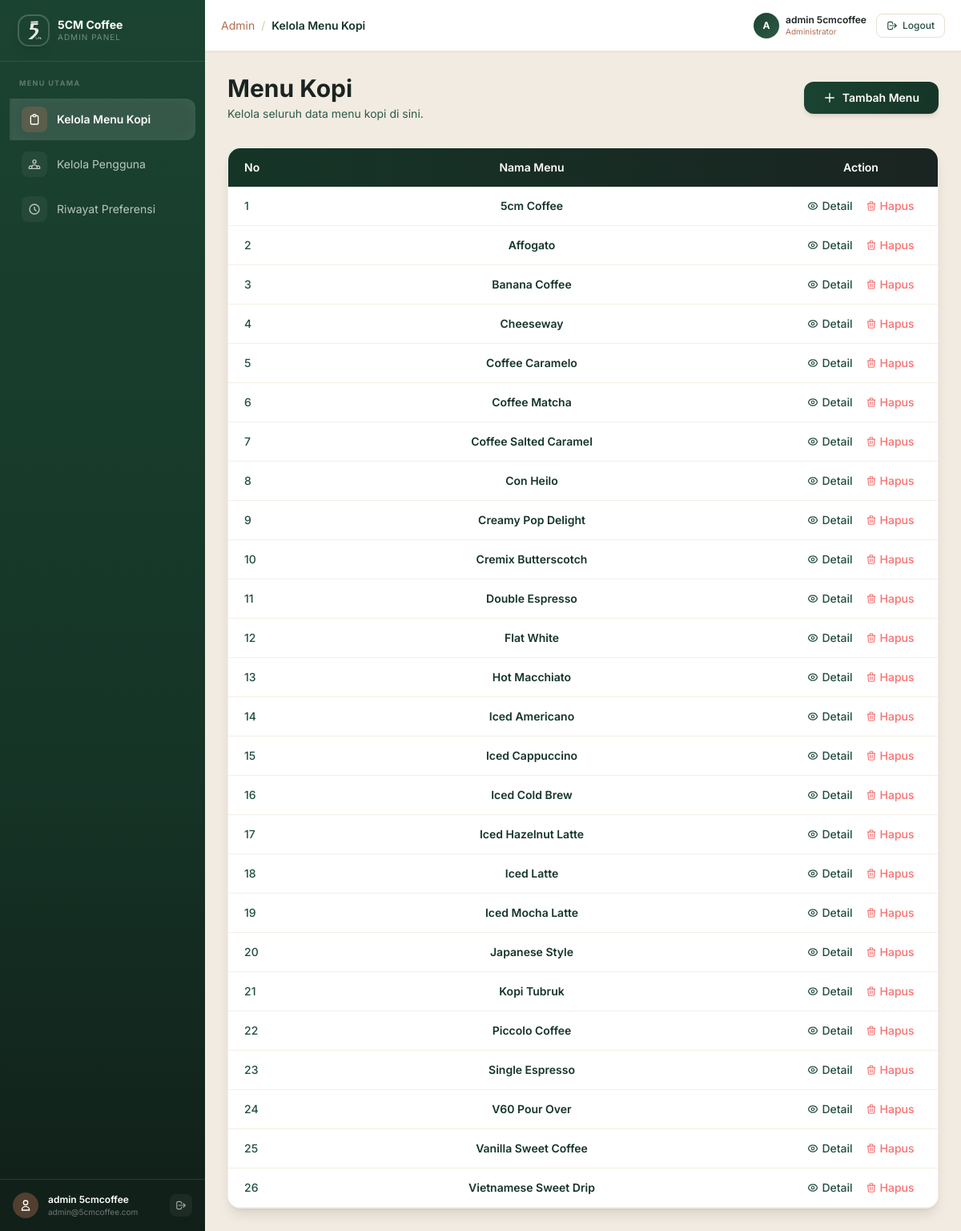
Page /admin-menu/ (signed in) on the committed database.
### recommendation/models.py (models this page shows, shortened)
class User(AbstractBaseUser, PermissionsMixin):
    id_user = models.AutoField(primary_key=True)
    nama = models.CharField(max_length=100)
    email = models.EmailField(max_length=100, unique=True)
    is_active = models.BooleanField(default=True)
    is_staff = models.BooleanField(default=False)
    objects = UserManager()
    USERNAME_FIELD = 'email'
    REQUIRED_FIELDS = ['nama']
    class Meta:
        db_table = 'user'
        verbose_name = 'User'
        verbose_name_plural = 'User'

class MenuKopi(models.Model):
    id_menu = models.AutoField(primary_key=True)
    nama_menu = models.CharField(max_length=100)
    kemanisan = models.IntegerField(help_text="Skala 1-5")
    kepahitan = models.IntegerField(help_text="Skala 1-5")
    keasaman = models.IntegerField(help_text="Skala 1-5")
    body = models.IntegerField(help_text="Skala 1-5")
    aroma = models.IntegerField(help_text="Skala 1-3")
    susu = models.BooleanField(default=False, help_text="0/1")
    suhu = models.BooleanField(default=True, help_text="0=dingin, 1=panas")
    jenis = models.IntegerField(help_text="Kategori")
    kafein = models.IntegerField(help_text="Level")
    description = models.TextField(blank=True, null=True) # Tambahan untuk UI
    image = models.ImageField(upload_to='coffee_images/', blank=True, null=True) # Tambahan untuk UI
    class Meta:
        db_table = 'menu_kopi'
        verbose_name = 'Menu Kopi'
        verbose_name_plural = 'Menu Kopi'

### recommendation/views.py (the view)
# urls.py: path('admin-menu/', views.admin_menu, name='admin_menu'),
@login_required
def admin_menu(request):
    if not request.user.is_staff:
        return redirect('recommendation:form')
    menus = MenuKopi.objects.all()
    return render(request, 'recommendation/admin_menu.html', {'menus': menus})

### recommendation/templates/recommendation/admin_menu.html (shortened to what this page needs)
{% extends 'recommendation/base_admin.html' %}
{% block admin_content %}
<div class="animate-fade-in">
    <div class="flex justify-between items-center mb-8">
        <div>
            <h1 class="text-3xl font-bold text-coffee-800 mb-1">Menu Kopi</h1>
            <p class="text-coffee-400 text-sm">Kelola seluruh data menu kopi di sini.</p>
        </div>
        <a href="{% url 'recommendation:admin_menu_add' %}" class="btn-glow bg-gradient-to-r from-coffee-600 to-coffee-700 text-white font-semibold py-2.5 px-6 rounded-xl text-sm shadow-md flex items-center gap-2">
            <svg xmlns="http://www.w3.org/2000/svg" class="h-4 w-4" fill="none" viewBox="0 0 24 24" stroke="currentColor" stroke-width="2">
                <path stroke-linecap="round" stroke-linejoin="round" d="M12 4v16m8-8H4" />
            </svg>
            Tambah Menu
        </a>
    </div>
    <div class="bg-white rounded-2xl shadow-lg border border-coffee-100/60 overflow-hidden">
        <table class="w-full text-sm">
            <thead>
                <tr class="bg-gradient-to-r from-coffee-700 to-coffee-800 text-white">
                    <th class="py-3.5 px-5 text-left font-semibold w-16">No</th>
                    <th class="py-3.5 px-5 text-center font-semibold">Nama Menu</th>
                    <th class="py-3.5 px-5 text-center font-semibold w-48">Action</th>
                </tr>
            </thead>
            <tbody>
                {% for menu in menus %}
                <tr class="border-b border-coffee-50 hover:bg-cream-50 transition-colors">
                    <td class="py-3.5 px-5 text-coffee-500 font-medium">{{ forloop.counter }}</td>
                    <td class="py-3.5 px-5 text-center font-semibold text-coffee-700">{{ menu.nama_menu }}</td>
                    <td class="py-3.5 px-5 text-center flex justify-center gap-4">
                        <a href="{% url 'recommendation:admin_menu_edit' menu.id_menu %}" class="inline-flex items-center gap-1 text-coffee-500 hover:text-coffee-700 font-medium transition-colors">
                            Detail
                        </a>
                        <a href="{% url 'recommendation:admin_menu_delete' menu.id_menu %}"
                           onclick="return confirm('Apakah Anda yakin ingin menghapus menu ini?')"
                           class="inline-flex items-center gap-1 text-red-400 hover:text-red-600 font-medium transition-colors">
                            Hapus
                        </a>
                    </td>
                </tr>
                {% empty %}
                <tr>
                    <td colspan="3" class="py-10 text-center text-coffee-300">Belum ada data menu kopi.</td>
                </tr>
                {% endfor %}
            </tbody>
        </table>
    </div>
</div>
{% endblock %}

### recommendation/templates/recommendation/base_admin.html (shortened to what this page needs)
{% load static %}
<!DOCTYPE html>
<html lang="id">
<head>
    <script src="https://cdn.tailwindcss.com"></script>
</head>
<body class="bg-cream-50 flex h-screen overflow-hidden">
    <aside id="sidebar"
           class="fixed lg:static top-0 left-0 h-full w-64 flex-shrink-0 flex flex-col z-30
                  -translate-x-full lg:translate-x-0"
           style="background: linear-gradient(180deg, #1B4332 0%, #153527 60%, #111F19 100%);">
        <div class="flex items-center gap-3 px-6 py-5 border-b border-white/10">
            <div class="w-9 h-9 flex-shrink-0 rounded-xl overflow-hidden shadow-lg ring-2 ring-white/20">
                <img src="{% static 'logo.png' %}" alt="Logo" class="w-full h-full object-contain">
            </div>
            <div class="min-w-0">
                <p class="text-white font-bold text-sm leading-tight truncate">5CM Coffee</p>
                <p class="text-white/40 text-[10px] uppercase tracking-widest">Admin Panel</p>
            </div>
        </div>
        <nav class="flex-1 px-3 py-5 sidebar-scroll overflow-y-auto">
            <p class="text-white/30 text-[9px] uppercase tracking-[0.15em] font-bold px-3 mb-3">Menu Utama</p>
            <a href="{% url 'recommendation:admin_menu' %}"
               class="nav-item flex items-center gap-3 px-3 py-2.5 rounded-r-xl mb-1 text-sm
                      {% if request.resolver_match.url_name == 'admin_menu' or request.resolver_match.url_name == 'admin_menu_add' or request.resolver_match.url_name == 'admin_menu_edit' %}
                          nav-active text-white font-semibold
                      {% else %}
                          text-white/70 hover:text-white
                      {% endif %}">
                <span class="w-8 h-8 rounded-lg flex items-center justify-center flex-shrink-0
                             {% if request.resolver_match.url_name == 'admin_menu' or request.resolver_match.url_name == 'admin_menu_add' or request.resolver_match.url_name == 'admin_menu_edit' %}
                                 bg-coffee-300/30
                             {% else %}
                                 bg-white/5
                             {% endif %}">
                    <svg xmlns="http://www.w3.org/2000/svg" class="h-4 w-4" fill="none" viewBox="0 0 24 24" stroke="currentColor" stroke-width="2">
                        <path stroke-linecap="round" stroke-linejoin="round" d="M9 5H7a2 2 0 00-2 2v12a2 2 0 002 2h10a2 2 0 002-2V7a2 2 0 00-2-2h-2M9 5a2 2 0 002 2h2a2 2 0 002-2M9 5a2 2 0 012-2h2a2 2 0 012 2" />
                    </svg>
                </span>
                <span>Kelola Menu Kopi</span>
            </a>
            <a href="{% url 'recommendation:admin_users' %}"
               class="nav-item flex items-center gap-3 px-3 py-2.5 rounded-r-xl mb-1 text-sm
                      {% if request.resolver_match.url_name == 'admin_users' or request.resolver_match.url_name == 'admin_user_add' or request.resolver_match.url_name == 'admin_user_edit' %}
                          nav-active text-white font-semibold
                      {% else %}
                          text-white/70 hover:text-white
                      {% endif %}">
                <span class="w-8 h-8 rounded-lg flex items-center justify-center flex-shrink-0
                             {% if request.resolver_match.url_name == 'admin_users' or request.resolver_match.url_name == 'admin_user_add' or request.resolver_match.url_name == 'admin_user_edit' %}
                                 bg-coffee-300/30
                             {% else %}
                                 bg-white/5
                             {% endif %}">
                </span>
                <span>Kelola Pengguna</span>
            </a>
            <a href="{% url 'recommendation:admin_preferensi' %}"
               class="nav-item flex items-center gap-3 px-3 py-2.5 rounded-r-xl mb-1 text-sm
                      {% if request.resolver_match.url_name == 'admin_preferensi' %}
                          nav-active text-white font-semibold
                      {% else %}
                          text-white/70 hover:text-white
                      {% endif %}">
                <span class="w-8 h-8 rounded-lg flex items-center justify-center flex-shrink-0
                             {% if request.resolver_match.url_name == 'admin_preferensi' %}
                                 bg-coffee-300/30
                             {% else %}
                                 bg-white/5
                             {% endif %}">
                    <svg xmlns="http://www.w3.org/2000/svg" class="h-4 w-4" fill="none" viewBox="0 0 24 24" stroke="currentColor" stroke-width="2">
                        <path stroke-linecap="round" stroke-linejoin="round" d="M12 8v4l3 3m6-3a9 9 0 11-18 0 9 9 0 0118 0z" />
                    </svg>
                </span>
                <span>Riwayat Preferensi</span>
            </a>
        </nav>
        <div class="border-t border-white/10 px-4 py-4">
            <div class="flex items-center gap-3">
                <div class="w-8 h-8 rounded-full bg-coffee-300/40 flex items-center justify-center flex-shrink-0">
                    <svg xmlns="http://www.w3.org/2000/svg" class="h-4 w-4 text-white" fill="none" viewBox="0 0 24 24" stroke="currentColor" stroke-width="2">
                        <path stroke-linecap="round" stroke-linejoin="round" d="M16 7a4 4 0 11-8 0 4 4 0 018 0zM12 14a7 7 0 00-7 7h14a7 7 0 00-7-7z" />
                    </svg>
                </div>
                <div class="min-w-0 flex-1">
                    <p class="text-white text-xs font-semibold truncate">{{ user.nama }}</p>
                    <p class="text-white/40 text-[10px] truncate">{{ user.email }}</p>
                </div>
                <a href="{% url 'recommendation:logout' %}"
                   title="Logout"
                   class="w-7 h-7 rounded-lg bg-white/5 hover:bg-red-500/20 flex items-center justify-center transition-colors flex-shrink-0">
                    <svg xmlns="http://www.w3.org/2000/svg" class="h-3.5 w-3.5 text-white/60 hover:text-red-400" fill="none" viewBox="0 0 24 24" stroke="currentColor" stroke-width="2">
                        <path stroke-linecap="round" stroke-linejoin="round" d="M17 16l4-4m0 0l-4-4m4 4H7m6 4v1a3 3 0 01-3 3H6a3 3 0 01-3-3V7a3 3 0 013-3h4a3 3 0 013 3v1" />
                    </svg>
                </a>
            </div>
        </div>
    </aside>
    <div class="flex-1 flex flex-col h-screen overflow-hidden min-w-0">
        <header class="flex-shrink-0 flex items-center gap-4 px-5 py-0 h-16 bg-white border-b border-coffee-100/70 shadow-sm z-10">
            <div class="flex items-center gap-2 text-sm min-w-0">
                <span class="text-coffee-300 hidden sm:inline">Admin</span>
                <span class="text-coffee-200 hidden sm:inline">/</span>
                <span class="text-coffee-700 font-semibold truncate">
                    {% if request.resolver_match.url_name == 'admin_menu' %}
                        Kelola Menu Kopi
                    {% elif request.resolver_match.url_name == 'admin_menu_add' %}
                        Tambah Menu
                    {% elif request.resolver_match.url_name == 'admin_menu_edit' %}
                        Edit Menu
                    {% elif request.resolver_match.url_name == 'admin_users' %}
                        Kelola Pengguna
                    {% elif request.resolver_match.url_name == 'admin_user_add' %}
                        Tambah Pengguna
                    {% elif request.resolver_match.url_name == 'admin_user_edit' %}
                        Edit Pengguna
                    {% elif request.resolver_match.url_name == 'admin_preferensi' %}
                        Riwayat Preferensi
                    {% else %}
                        Dashboard
                    {% endif %}
                </span>
            </div>
            <div class="flex items-center gap-3 flex-shrink-0">
                <div class="hidden sm:flex items-center gap-2">
                    <div class="w-8 h-8 rounded-full flex items-center justify-center text-white text-xs font-bold"
                         style="background: linear-gradient(135deg, #1B4332, #2D5A46);">
                        {{ user.nama|first|upper }}
                    </div>
                    <div class="leading-tight">
                        <p class="text-xs font-semibold text-coffee-800">{{ user.nama }}</p>
                        <p class="text-[10px] text-coffee-300">Administrator</p>
                    </div>
                </div>
                <a href="{% url 'recommendation:logout' %}"
                   class="flex items-center gap-1.5 text-xs font-medium text-coffee-500 hover:text-red-500 border border-coffee-100 hover:border-red-200 px-3 py-1.5 rounded-lg transition-all">
                    <svg xmlns="http://www.w3.org/2000/svg" class="h-3.5 w-3.5" fill="none" viewBox="0 0 24 24" stroke="currentColor" stroke-width="2">
                        <path stroke-linecap="round" stroke-linejoin="round" d="M17 16l4-4m0 0l-4-4m4 4H7m6 4v1a3 3 0 01-3 3H6a3 3 0 01-3-3V7a3 3 0 013-3h4a3 3 0 013 3v1" />
                    </svg>
                    <span class="hidden sm:inline">Logout</span>
                </a>
            </div>
        </header>
        <main class="flex-1 overflow-y-auto content-scroll p-5 lg:p-7">
            <div class="animate-fade-in">
                {% block admin_content %}{% endblock %}
            </div>
        </main>
    </div>
</body>
</html>

### recommendation/templates/recommendation/base_admin.html (style rules this page uses)
* { box-sizing: border-box; }
body { font-family: 'Inter', sans-serif; }
#sidebar { transition: transform 0.3s cubic-bezier(0.4, 0, 0.2, 1); }
.nav-active { background: rgba(255,255,255,0.12); border-left: 3px solid #B16E4F; box-shadow: inset 0 0 20px rgba(255,255,255,0.04); }
.nav-item { border-left: 3px solid transparent; transition: all 0.2s ease; }
.animate-fade-in { animation: fadeInUp 0.5s ease-out forwards; }
.btn-glow { position: relative; overflow: hidden; transition: all 0.25s ease; }
.btn-glow::after { content: ''; position: absolute; top: 50%; left: 50%; width: 0; height: 0; background: rgba(255,255,255,0.15); border-radius: 50%; transition: width 0.4s ease, height 0.4s ease; transform: translate(-50%, -50%); }

### rows in the picture
User: nama "admin 5cmcoffee", email "admin@5cmcoffee.com", nama|first "A"
MenuKopi: nama_menu "5cm Coffee"
MenuKopi: nama_menu "Affogato"
MenuKopi: nama_menu "Banana Coffee"
MenuKopi: nama_menu "Cheeseway"
MenuKopi: nama_menu "Coffee Caramelo"
MenuKopi: nama_menu "Coffee Matcha"
MenuKopi: nama_menu "Coffee Salted Caramel"
MenuKopi: nama_menu "Con Heilo"
MenuKopi: nama_menu "Creamy Pop Delight"
MenuKopi: nama_menu "Cremix Butterscotch"
MenuKopi: nama_menu "Double Espresso"
MenuKopi: nama_menu "Flat White"
MenuKopi: nama_menu "Hot Macchiato"
MenuKopi: nama_menu "Iced Americano"
MenuKopi: nama_menu "Iced Cappuccino"
MenuKopi: nama_menu "Iced Cold Brew"
MenuKopi: nama_menu "Iced Hazelnut Latte"
MenuKopi: nama_menu "Iced Latte"
MenuKopi: nama_menu "Iced Mocha Latte"
MenuKopi: nama_menu "Japanese Style"
MenuKopi: nama_menu "Kopi Tubruk"
MenuKopi: nama_menu "Piccolo Coffee"
MenuKopi: nama_menu "Single Espresso"
MenuKopi: nama_menu "V60 Pour Over"
MenuKopi: nama_menu "Vanilla Sweet Coffee"
MenuKopi: nama_menu "Vietnamese Sweet Drip"
